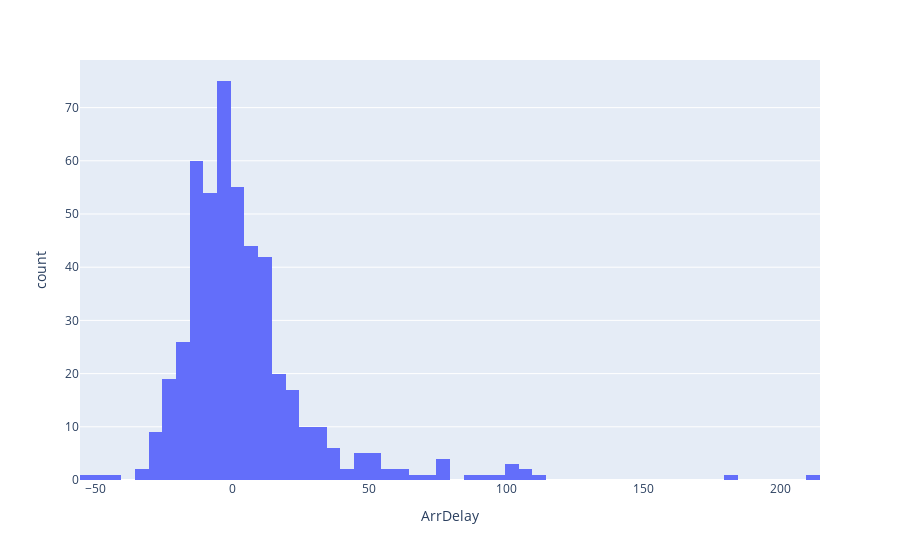

Here is the notebook cell this chart was saved with:
### Markdown cell above
**To do**

*   Use px.histogram and pass the dataset.
*   Pass `ArrDelay` to x parameter.

### Code cell
# Create histogram here
fig = px.histogram(data, x="ArrDelay")
fig.show()

### Figure 1 — Plotly figure (JSON) as saved in the notebook; plotly's stock layout.template omitted (floating-point values rounded to 4 significant figures; data arrays with more than 128 entries replaced by an {"elided": "..."} marker saying what was removed)
{"data": [{"alignmentgroup": "True", "bingroup": "x", "hovertemplate": "ArrDelay=%{x}<br>count=%{y}<extra></extra>", "legendgroup": "", "marker": {"color": "#636efa", "pattern": {"shape": ""}}, "name": "", "offsetgroup": "", "orientation": "v", "showlegend": false, "x": {"elided": "500 int values"}, "xaxis": "x", "yaxis": "y", "type": "histogram"}], "layout": {"xaxis": {"anchor": "y", "domain": [0, 1], "title": {"text": "ArrDelay"}, "type": "linear", "range": [-55.5, 214.5], "autorange": true}, "yaxis": {"anchor": "x", "domain": [0, 1], "title": {"text": "count"}, "range": [0, 78.95], "autorange": true}, "legend": {"tracegroupgap": 0}, "margin": {"t": 60}, "barmode": "relative", "autosize": true}}
